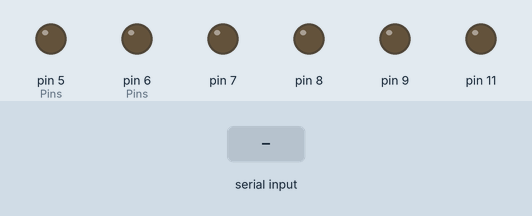
Simulated run of this sketch. Board: Arduino Uno, built with avr-gcc and run on an emulated ATmega328P. Parts: output pins drawn as LEDs (lit = HIGH). Inputs (shaded band) come from the test bench.

Above: at 1.2 s.
1.3 s: "w\n" received over Serial
At 2.1 s:
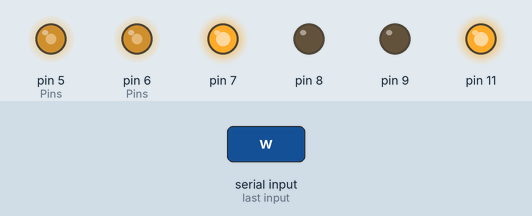
2.8 s: "a\n" received over Serial
At 3.2 s:
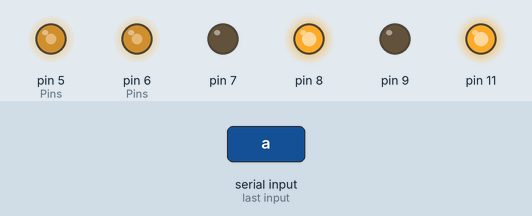
4.3 s: "s\n" received over Serial
At 5.5 s:
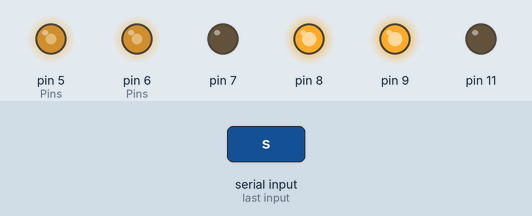
5.8 s: "d\n" received over Serial
At 6.7 s:
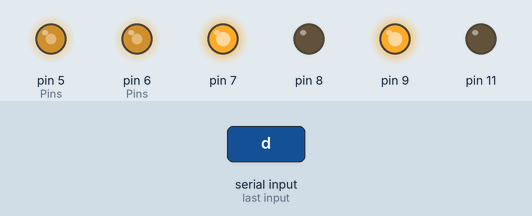
7.3 s: "x\n" received over Serial
At 7.9 s:
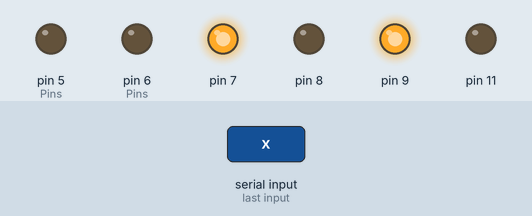
Timing chart, 0 to 9.8 s (numbered marks = the images above; inputs shaded):
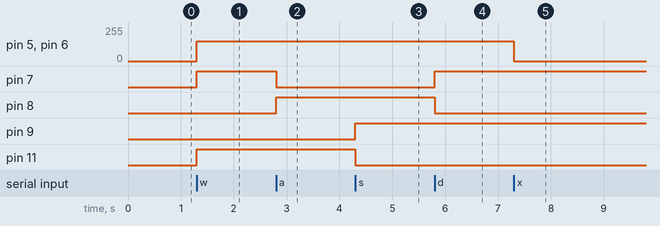

Measured:
- after the input at 1.3 s, pin 5 (Pins), pin 6 (Pins): 0/255 → 150/255 at once; pin 7, pin 11: LOW → HIGH at once
- after the input at 2.8 s, pin 7: HIGH → LOW at once; pin 8: LOW → HIGH at once
- after the input at 4.3 s, pin 9: LOW → HIGH at once; pin 11: HIGH → LOW at once
- after the input at 5.8 s, pin 7: LOW → HIGH at once; pin 8: HIGH → LOW at once
- after the input at 7.3 s, pin 5 (Pins), pin 6 (Pins): 150/255 → 0/255 at once

The sketch:

arduino_motor_control.ino
```cpp
int topspeed = 255;

// Manual input definitions
#define FORWARD w
#define LEFT a
#define BACK s
#define RIGHT d
#define STOP x

void Set_Speed(unsigned char Left,unsigned char Right)
{
  if (((int)Left)>topspeed) {Left = topspeed;}
  if (((int)Right)>topspeed) {Right = topspeed;}

  analogWrite(5,Left);    //Send a speed value (Left = 0-255) to Pin #5 for setting the rotation speed of the two left-side wheels.
  analogWrite(6,Right);   //Send a speed value (Right = 0-255) to Pin #6 for setting the rotation speed of the two right-side wheels.
}

void forward () {
  //go forward
 digitalWrite(7, HIGH);       //set Pin #7 to HIGH and set Pin #8 to LOW, making two left-side wheels rotate forward.
 digitalWrite(8, LOW);
 digitalWrite(9, LOW);        //set Pin #11 to HIGH and set Pin #9 to LOW, making two right-side wheels rotate forward.
 digitalWrite(11, HIGH);
}

void back () {
   //go backward
 digitalWrite(7, LOW);        //set Pin #7 to LOW and set Pin #8 to HIGH, making two left-side wheels rotate backward.
 digitalWrite(8, HIGH);
 digitalWrite(9, HIGH);       //set Pin #11 to LOW and set Pin #9 to HIGH, making two right-side wheels rotate backward.
 digitalWrite(11, LOW);
}

void left () {
  //turn left
 digitalWrite(7, LOW);        //set Pin #7 to LOW and set Pin #8 to HIGH, making two left-side wheels rotate backward.
 digitalWrite(8, HIGH);
 digitalWrite(9, LOW);        //set Pin #11 to HIGH and set Pin #9 to LOW, making two right-side wheels rotate forward.
 digitalWrite(11, HIGH);
}

void right () {
  //turn right
 digitalWrite(7, HIGH);       //set Pin #7 to HIGH and set Pin #8 to LOW, making two left-side wheels rotate forward.
 digitalWrite(8, LOW);
 digitalWrite(9, HIGH);       //set Pin #11 to LOW and set Pin #9 to HIGH, making two right-side wheels rotate backward.
 digitalWrite(11, LOW);
}

void stopcar () {
 //stop
 analogWrite (5, 0);          //set the rotation speed of left-side wheels to "0".
 analogWrite (6, 0);          //set the rotation speed of right-side wheels to "0".
}

void setup() {
  // put your setup code here, to run once:
  pinMode (5, OUTPUT);     //Pins #5, 7, 8 are used for controlling the two left-side wheels.
  pinMode (7, OUTPUT);
  pinMode (8, OUTPUT);

  pinMode (6, OUTPUT);    //Pins #6, 9, 11 are used for controlling the two right-side wheels
  pinMode (9, OUTPUT);
  pinMode (11, OUTPUT);

  Serial.begin(115200);
}

void process_input(char input) {
  switch(input) {
    case 'w':
      forward();
      Set_Speed(150, 150);
      break;

    case 'a':
      left();
      Set_Speed(150, 150);
      break;

    case 's':
      back();
      Set_Speed(150, 150);
      break;

    case 'd':
      right();
      Set_Speed(150, 150);
      break;

    case 'x':
      stopcar();
      break;
  }
}

void loop() {
  // put your main code here, to run repeatedly:
  if (Serial.available()) {
    String command = Serial.readStringUntil('\n');
    char cmd_char = command[0]; // Grab the first character, e.g. "w" in "w\n".
    // Process input, set motion according to WASD/X
    process_input(cmd_char);
  }
}
```
